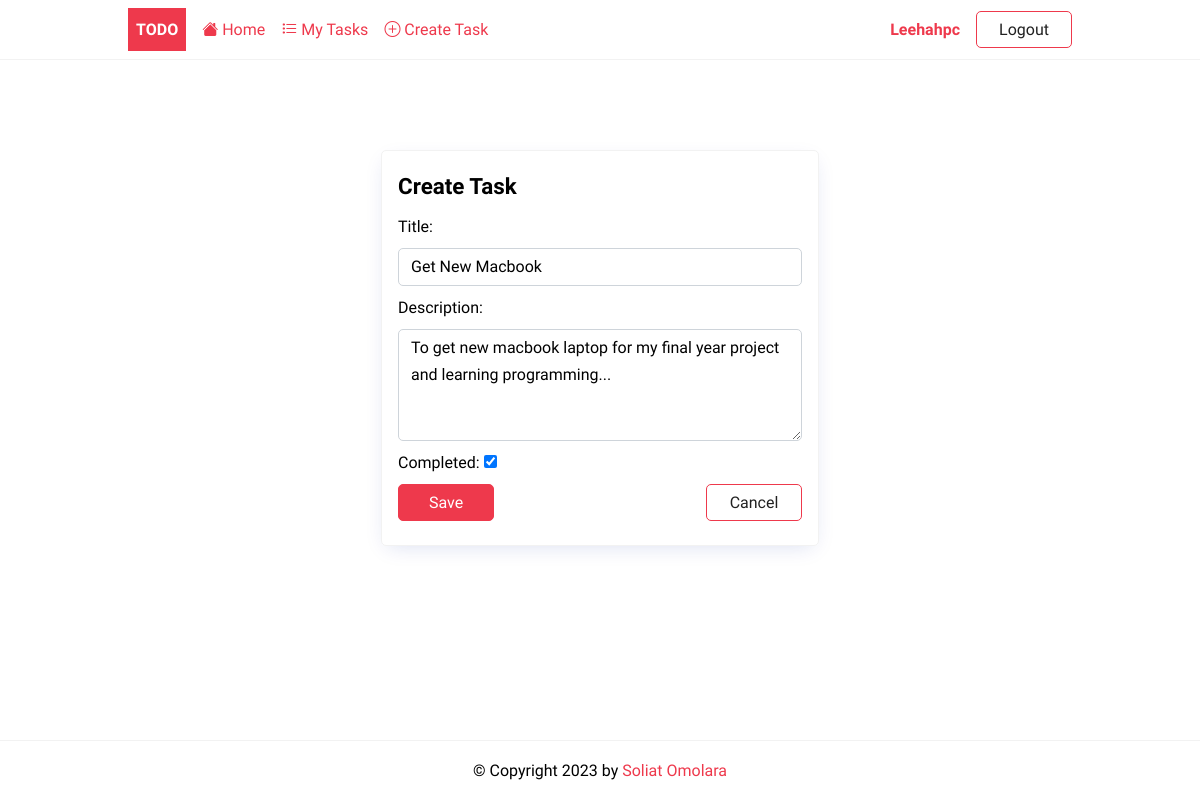
The page /details/update/1 (signed in) on the database its author committed.
### todoapp/models.py (models this page shows, shortened)
class Todo(models.Model):
    user = models.ForeignKey(User, on_delete=models.CASCADE, null=True, blank=True)
    title = models.CharField(max_length=250)
    description = models.TextField(null=True, blank=True)
    completed = models.BooleanField(default=False)
    created = models.DateTimeField(auto_now_add=True)

### todoapp/views.py (the view, shortened to what this page needs)
# urls.py: path('details/update/<int:pk>', TodoUpdate.as_view(), name='update'),
class TodoUpdate(LoginRequiredMixin,UpdateView):
    model = Todo
    fields = ['title', 'description', 'completed']
    success_url = reverse_lazy('tasks')
    def get_queryset(self):
        base_qs = super(TodoUpdate, self).get_queryset()
        return base_qs.filter(user=self.request.user)

### todoapp/templates/todoapp/todo_form.html (shortened to what this page needs)
{%extends 'todoapp/base.html'%}
{%block content%}
<div class="center">
	<form method="post" novalidate class="card">
	 	<h2>{% if task %} Update {%else %} Create {%endif%} Task</h2>
		{% for field in form %}
			{% if field.name == 'completed' %}
				<p>
					{{ field.label_tag }}
					{{ field }}
				</p>
			{% else %}
	    		{{ field.label_tag }}
	        	{{ field }}
	        {% endif %}
		{% endfor %}
		<div class="form-buttons">
			<input type="submit" value="Save" class="btn btn-primary"/>
			<a href="{%url 'tasks'%}" class="btn btn-outline">Cancel</a>
		</div>
	</form>
</div>
{%endblock content%}

### todoapp/templates/todoapp/base.html (shortened to what this page needs)
{%load static %}
<!DOCTYPE html>
<html lang="en">
    <head>
        <link rel="stylesheet" href="{% static 'css/style.css' %}" />
    </head>
    <body>
        <header class="header">
            <div class="container">
            	<a href="{%url 'home'%}" class="logo">Todo</a>
                <nav class="nav">
                	<a href="{%url 'home'%}"><i class="bi bi-house-fill"></i> Home</a>
                    {% if request.user.is_authenticated %}
	    	              	<a href="{% url 'tasks' %}"><i class="bi bi-list-task"></i> My Tasks</a>
	    	              	<a href="{% url 'create' %}"><i class="bi bi-plus-circle"></i> Create Task</a>
                            <a href="{% url 'profile' %}" title="Update my profile">{{request.user | title}}</a>
	    	                <a href="{% url 'logout' %}" class="btn btn-outline">Logout</a>
	                {% else %}
							<a href="{% url 'login' %}" class="btn btn-outline">Login</a>
	            	        <a href="{% url 'register' %}" class="btn btn-primary">Join Now</a>
	                {% endif %}
                </nav>
            </div>
        </header>
        <main>
            <div class="container">
             {%block content %}
             {%endblock content%}
            </div>
        </main>
        <footer class="footer">
            <div class="container">
				<p>&copy; Copyright {% now "Y" %} by <a href="https://github.com/SoliatOmolara">Soliat Omolara</a></p>
            </div>
        </footer>
    </body>
</html>

### static/css/style.css (style rules this page uses)
:root { --color-primary: #ee394c; --color-secondary: #86b7fe; --color-light: #f2f2f2; --color-gray: #ced4da; --color-dark: #212121; --color-white: #ffffff; --color-error: #e2442f; --color-warning: #ffc900; --color-info: #02a2b9; --color-success: #1ba345; --color-input: #00d1b2; --border-radius: 5px; }
* { margin: 0; padding: 0; box-sizing: border-box; text-rendering: optimizeLegibility; }
html, body { height: 100%; }
input, button, textarea { font: inherit; }
body { font-family: 'Dosis', sans-serif; font-size: 1rem; line-height: 1.7; display: flex; flex-direction: column; }
h2 { font-size: 1.4rem; }
a { color: var(--color-primary); text-decoration: none; }
.container { max-width: 960px; margin: 0 auto; padding: 0.5rem; }
.header { border-bottom: solid 1px var(--color-light); }
.header .container { display: flex; align-items: center; gap:1rem; }
.nav { display:flex; gap:1rem; align-items: center; justify-content: center; flex-basis: 100%; }
.nav a:nth-last-child(2) { margin-left: auto; font-weight: bold; }
.logo { padding: 0.5rem; background-color: var(--color-primary); text-decoration: none; color: var(--color-white); font-weight: bold; text-transform: uppercase; }
.card { border: solid 1px var(--color-light); padding: 1rem; border-radius: var(--border-radius); box-shadow: rgb(11 43 158 / 15%) 0px 6px 20px -6px; min-width: 400px; }
form > * { display: block; margin-bottom: 0.5rem; }
.form-buttons { display: flex; justify-content: space-between; align-items: center; gap: 0.75rem; }
input[type='text'], input[type='email'], input[type='password'], textarea { border-radius: var(--border-radius); border: solid 1px var(--color-gray); width: 100%; padding: 0.25rem 0.75rem; }
textarea { max-height: 7rem; }
.footer p { text-align: center; }
.footer { margin-top: auto; padding: 0.5rem 0; border-top: solid 1px var(--color-light); }
.btn { padding: 0.25rem 0.75rem; border-radius: var(--border-radius); background-color: var(--color-white); border: solid 1px var(--color-white); color: var(--color-dark); cursor: pointer; text-decoration: none; font-size: 1rem; min-width: 6rem; text-align: center; }
.btn-outline { border: solid 1px var(--color-primary); }
.btn-primary { border: solid 1px var(--color-primary); background-color: var(--color-primary); color: var(--color-white); }
.center { display: flex; flex-direction: column; align-items: center; justify-content: center; min-height: 70vh; }

### rows shown on the page
Todo: form "Get New Macbook" "To get new macbook laptop for my final year project and learning programming...", form "☑"

### other values the page prints
{{ request.user | title }} "Leehahpc"
{{ field.label_tag }} "Title:" "Description:"
{{ field.label_tag }} "Completed:"
